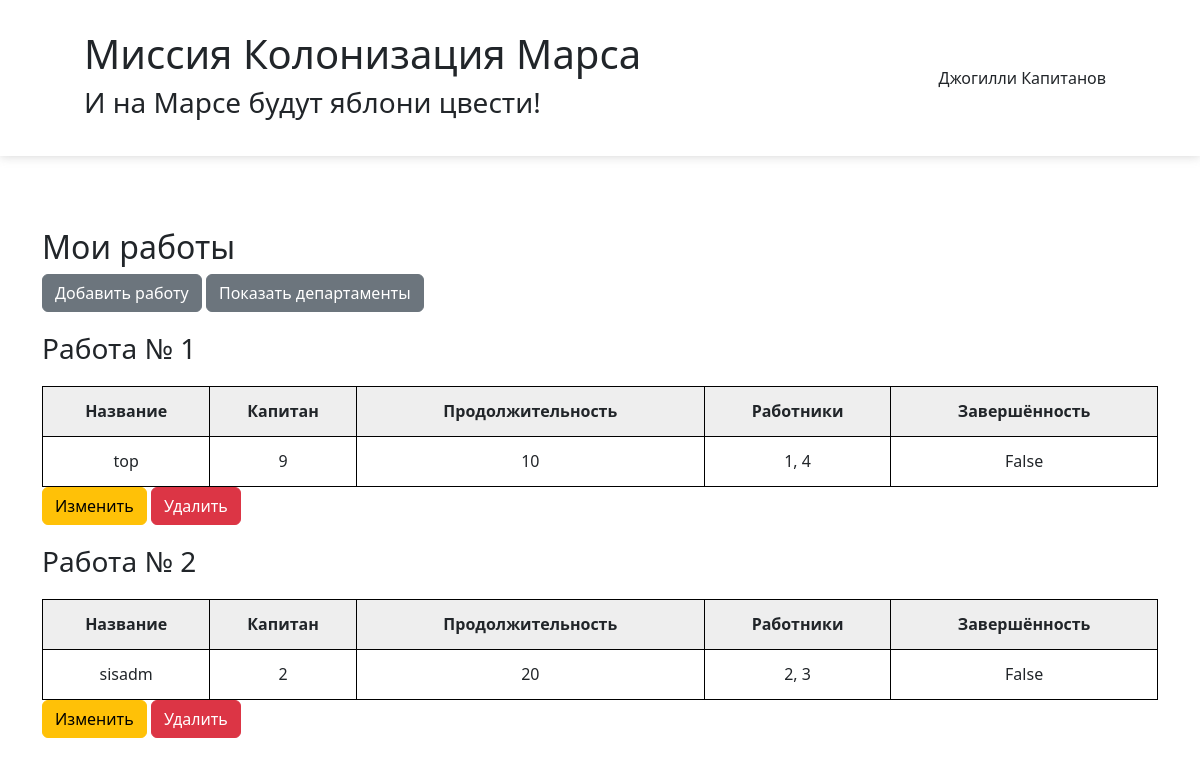
The page / (signed in) on the database its author committed.
### data/__all_models.py (models this page shows, shortened)
class User(SqlAlchemyBase, UserMixin):
    __tablename__ = 'users'
    id = sqlalchemy.Column(sqlalchemy.Integer, primary_key=True, autoincrement=True)
    surname = sqlalchemy.Column(sqlalchemy.String, nullable=True)
    name = sqlalchemy.Column(sqlalchemy.String, nullable=True)
    age = sqlalchemy.Column(sqlalchemy.Integer, nullable=True)
    position = sqlalchemy.Column(sqlalchemy.String, nullable=True)
    speciality = sqlalchemy.Column(sqlalchemy.String, nullable=True)
    address = sqlalchemy.Column(sqlalchemy.String, nullable=True)
    email = sqlalchemy.Column(sqlalchemy.String, unique=True, nullable=True)
    hashed_password = sqlalchemy.Column(sqlalchemy.String, nullable=True)
    modified_date = sqlalchemy.Column(sqlalchemy.DateTime, default=datetime.datetime.now)

class Jobs(SqlAlchemyBase, UserMixin):
    __tablename__ = 'jobs'
    id = sqlalchemy.Column(sqlalchemy.Integer, primary_key=True, autoincrement=True)
    team_leader = sqlalchemy.Column(sqlalchemy.Integer, sqlalchemy.ForeignKey("users.id"))
    job = sqlalchemy.Column(sqlalchemy.String, nullable=True)
    work_size = sqlalchemy.Column(sqlalchemy.Integer, nullable=True)
    collaborators = sqlalchemy.Column(sqlalchemy.String, nullable=True)
    start_date = sqlalchemy.Column(sqlalchemy.DateTime, nullable=True, default=datetime.datetime.now)
    end_date = sqlalchemy.Column(sqlalchemy.DateTime, nullable=True)
    is_finished = sqlalchemy.Column(sqlalchemy.Boolean, nullable=True)

### code.py (the view)
@app.route('/')
@app.route('/index/<title>')
def index(title='main'):
    if current_user.is_authenticated:
        db_sess = db_session.create_session()
        if current_user.id == 1:
            jobs = db_sess.query(Jobs).all()
        else:
            jobs = db_sess.query(Jobs).filter(Jobs.team_leader.like(current_user.id) |
                                              Jobs.collaborators.contains(current_user.id))
        return render_template('main_jobs.html', title=title, jobs=jobs)
    return render_template('base.html', title=title)

### code.py (called while the page is built)
@login_manager.user_loader
def load_user(user_id):
    db_sess = db_session.create_session()
    return db_sess.query(User).get(user_id)

### data/db_session.py (called while the page is built)
def create_session() -> Session:
    global __factory
    return __factory()

### templates/main_jobs.html
{% extends "base.html" %}
{% block content %}
        {% if current_user.is_authenticated %}
            <h2>Мои работы</h2>
            <a href="/add_job" class="btn btn-secondary">Добавить работу</a>
            <a href="/main_dep" class="btn btn-secondary">Показать департаменты</a>
            <br>
            {% for job in jobs %}
                <h3 class="num">Работа № {{ loop.index }}</h3>
                <table>
                    <tr>
                        <th>Название</th>
                        <th>Капитан</th>
                        <th>Продолжительность</th>
                        <th>Работники</th>
                        <th>Завершённость</th>
                    </tr>
                    <tr>
                        <td>{{ job.job }}</td>
                        <td>{{ job.team_leader }}</td>
                        <td>{{ job.work_size }}</td>
                        <td>{{ job.collaborators }}</td>
                        <td>{{ job.is_finished }}</td>
                    </tr>
                </table>
                {% if current_user.id == job.team_leader or current_user.id == 1 %}
                    <div>
                        <a href="/add_job/{{ job.id }}" class="btn btn-warning">
                            Изменить
                        </a>
                        <a href="/jobs_delete/{{ job.id }}" class="btn btn-danger">
                            Удалить
                        </a>
                    </div>
                {% endif %}
            {% endfor %}
        {% endif %}
{% endblock %}

### templates/base.html (shortened to what this page needs)
<!DOCTYPE html>
<html lang="ru">
<head>
    <link href="https://cdn.jsdelivr.net/npm/bootstrap@5.3.3/dist/css/bootstrap.min.css" rel="stylesheet">
    <link rel="stylesheet" type="text/css" href="{{ url_for('static', filename='css/style.css') }}" />
</head>
<body>
    <header>
        <h1>Миссия Колонизация Марса</h1>
        <nav>
            {% if current_user.is_authenticated %}
                <a class="navbar-brand" href="/logout">{{ current_user.name }} {{ current_user.surname }}</a>
            {% else %}
                <p>
                    <a class="btn btn-primary " href="/register">Зарегистрироваться</a>
                    <a class="btn btn-success" href="/login">Войти</a>
                </p>
            {% endif %}
        </nav>
        <h3>И на Марсе будут яблони цвести!</h3>
    </header>
    <main role="main" class="container">
        {% block content %}{% endblock %}
    </main>
</body>
</html>

### static/css/style.css (style rules this page uses)
table { width: 100%; margin: 20px 20px 0 0; }
th { background: #eeeeee; }
tr { height: 50px; text-align: center; }
th, td { border-style: solid; border-width: 1px; border-color: black; }
header { width: auto; background: white; position: fixed; top: 0px; left: 0px; right: 0px; padding-right: 7%; padding-left: 7%; padding-top: 30px; height: 156px; box-shadow: 0 0 10px #9a9a9a6e; }
nav { display: flex; position: absolute; top: 56px; right: 7%; }
main { margin-top: 228px; margin-bottom: 100px; }
.navbar-brand { margin: 10px; }
.num { margin-top: 20px; }

### rows shown on the page
User: name "Джогилли", surname "Капитанов"
Jobs: job "top", team_leader "9", work_size "10", collaborators "1, 4", is_finished "False"
Jobs: job "sisadm", team_leader "2", work_size "20", collaborators "2, 3", is_finished "False"
